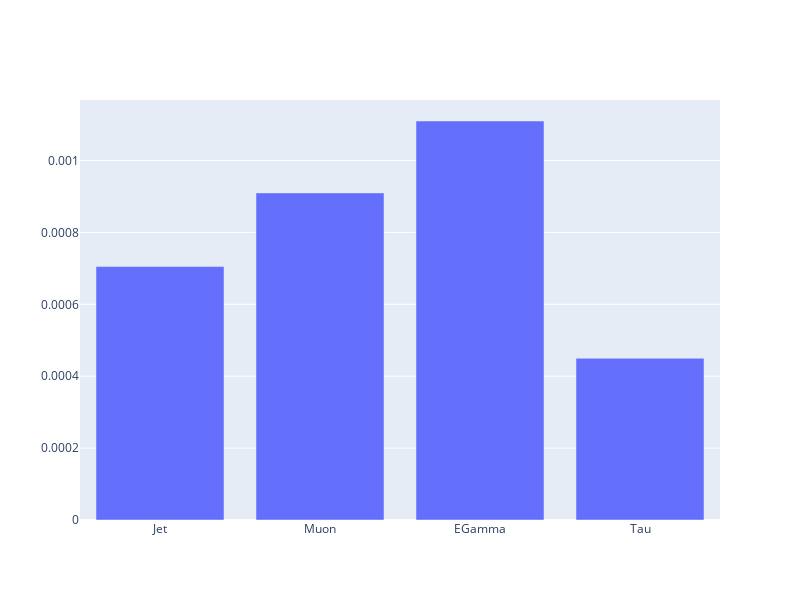

Notebook code cell kept with this figure:
### Code cell
fig = go.Figure()
fig.add_bar(x = triggers, y = all_rates)
fig.update_layout(width = 800, height = 600)

### Figure 1 — Plotly figure (JSON) as saved in the notebook; plotly's stock layout.template omitted (floating-point values rounded to 4 significant figures)
{"data": [{"type": "bar", "x": ["Jet", "Muon", "EGamma", "Tau"], "y": [0.000705, 0.00091, 0.00111, 0.00045]}], "layout": {"height": 600, "width": 800}}
